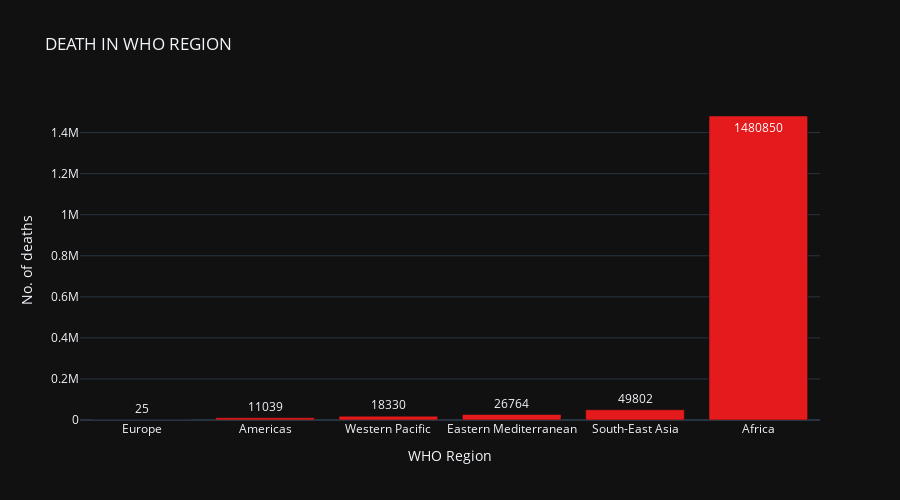

Notebook code cell kept with this figure:
### Markdown cell above
# DEATH IN WHO REGION

### Code cell
fig = px.bar(who_group.sort_values("No. of deaths",ascending=False)[::-1],y="No. of deaths",x ="WHO Region",text="No. of deaths",
             title="DEATH IN WHO REGION ",
             color_discrete_sequence= px.colors.qualitative.Set1,height=500,orientation="v")
fig.show()

### Figure 1 — Plotly figure (JSON) as saved in the notebook; plotly's stock layout.template omitted (floating-point values rounded to 4 significant figures)
{"data": [{"alignmentgroup": "True", "hovertemplate": "WHO Region=%{x}<br>No. of deaths=%{text}<extra></extra>", "legendgroup": "", "marker": {"color": "rgb(228,26,28)"}, "name": "", "offsetgroup": "", "orientation": "v", "showlegend": false, "text": [25, 11039, 18330, 26764, 49802, 1480850], "textposition": "auto", "type": "bar", "x": ["Europe", "Americas", "Western Pacific", "Eastern Mediterranean", "South-East Asia", "Africa"], "xaxis": "x", "y": [25, 11039, 18330, 26764, 49802, 1480850], "yaxis": "y"}], "layout": {"barmode": "relative", "height": 500, "legend": {"tracegroupgap": 0}, "title": {"text": "DEATH IN WHO REGION "}, "xaxis": {"anchor": "y", "domain": [0, 1], "title": {"text": "WHO Region"}}, "yaxis": {"anchor": "x", "domain": [0, 1], "title": {"text": "No. of deaths"}}}}
